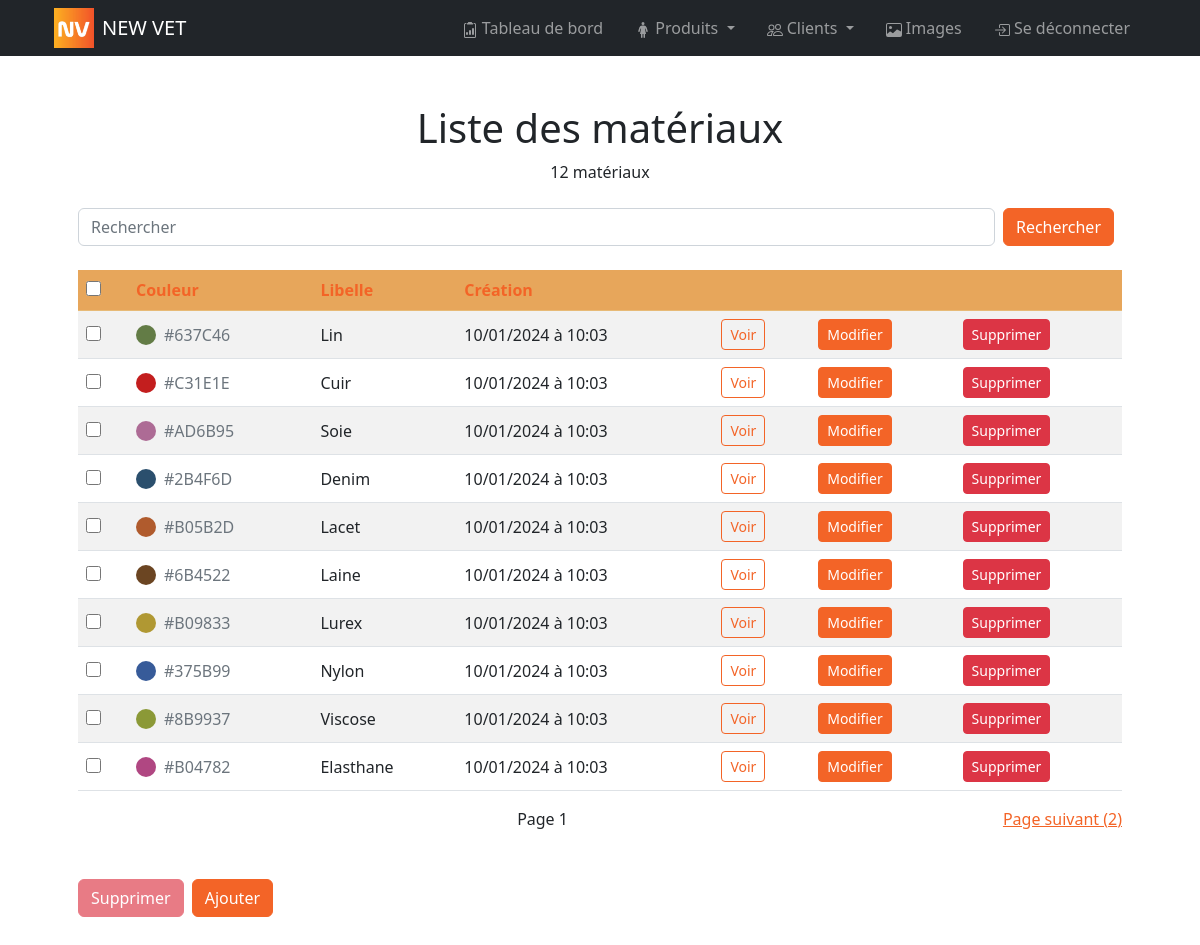
The page /bo/pages/materials/index.php (signed in) on the database its author committed.
### tables this page shows
CREATE TABLE material(
        slug VARCHAR (50) NOT NULL UNIQUE,
        libelle VARCHAR (50) NOT NULL,
        color VARCHAR (7) NOT NULL UNIQUE DEFAULT '#000000',
        is_deleted BOOLEAN NOT NULL DEFAULT 0,
        created_at DATETIME NOT NULL DEFAULT NOW(),
        CONSTRAINT material_PK PRIMARY KEY (slug)
);

### controllers/material.php (called while the page is built, shortened)
<?php
function getMaterials($search = null, $sort =  array(array('order' => 'ASC', 'order_by' => 'libelle')), $offset = null, $per_page = 10)
{
    $sql = "SELECT * FROM material";
    $sql .= " WHERE 1 = 1";
    $sql .= " AND is_deleted = 0";
    if ($sort) {
        $sql .= " ORDER BY ";
        foreach ($sort as $key => $value) {
            $sql .= "COALESCE(" . $value['order_by'] . ", 9999999) " . strtoupper($value['order']);
        }
    }
    if ($per_page) $sql .= " LIMIT :per_page";
    $params = array();
    if ($per_page) $params[":per_page"] = $per_page;
    $result = Database::queryAll($sql, $params);
    return $result['data'];
}
function getMaterialsCount($search = null)
{
    $sql = "SELECT COUNT(DISTINCT material.slug) as count FROM material";
    $sql .= " WHERE 1 = 1";
    $sql .= " AND is_deleted = 0";
    $params = array();
    $result = Database::queryOne($sql, $params);
    return $result['data']['count'];
}

### utils/database.php (called while the page is built, shortened)
<?php
class Database
{
    private static $dbHost = DB_HOST;
    private static $dbName = DB_NAME;
    private static $dbUser = DB_USER;
    private static $dbPass = DB_PASSWORD;
    private static $forcedStringParams = array(':email', ':password', ':token', ':code', ':name', ':libelle');
    private static $forcedIntParams = array(':per_page', ':offset', ':customer_id', ':admin_id');
    private static $forcedBoolParams = array(':is_deleted');
    private static $connection = null;
    private static function connect()
    {
        if (self::$connection === null) {
            try {
                self::$connection = new PDO("mysql:host=" . self::$dbHost . ";dbname=" . self::$dbName, self::$dbUser, self::$dbPass);
                self::$connection->setAttribute(PDO::ATTR_ERRMODE, PDO::ERRMODE_EXCEPTION);
            } catch (PDOException $e) {
                if (defined('APP_DEBUG') && APP_DEBUG) die("Erreur lors de la connexion à la base de données: " . $e->getMessage());
            }
        }
    }
    public static function queryAll(string $query, array $params = array())
    {
        $data = array();
        $success = true;
        $error = null;
        try {
            $statement = self::$connection->prepare($query);
            foreach ($params as $key => $value) {
                if (is_int($value) || in_array($key, self::$forcedIntParams)) {
                    $statement->bindValue($key, $value, PDO::PARAM_INT);
                } elseif (is_bool($value) || in_array($key, self::$forcedBoolParams)) {
                    $statement->bindValue($key, $value, PDO::PARAM_BOOL);
                } elseif (is_string($value) || in_array($key, self::$forcedStringParams)) {
                    $statement->bindValue($key, htmlspecialchars($value), PDO::PARAM_STR);
                } elseif (is_null($value)) {
                    $statement->bindValue($key, $value, PDO::PARAM_NULL);
                } else {
                    $statement->bindValue($key, $value);
                }
            }
            $statement->execute();
            $data = $statement->fetchAll(PDO::FETCH_ASSOC);
        } catch (PDOException $e) {
            $success = false;
            $error = $e->getMessage();
            self::handleError($query, $params, $error);
        }
        return array(
            'success' => $success,
            'data' => $data,
            'error' => $error
        );
    }
    public static function queryOne(string $query, array $params = array())
    {
        $data = array();
        $success = true;
        $error = null;
        try {
            $statement = self::$connection->prepare($query);
            $statement->execute();
            $data = $statement->fetch(PDO::FETCH_ASSOC);
        } catch (PDOException $e) {
            $success = false;
            $error = $e->getMessage();
            self::handleError($query, $params, $error);
        }
        return array(
            'success' => $success,
            'data' => $data,
            'error' => $error
        );
    }
}

### helpers/fr_datetime.php (called while the page is built)
<?php
function fr_datetime($inputDate) {
    $dateTime = new DateTime($inputDate);
    $formattedDate = $dateTime->format('d/m/Y à H:i');
    return $formattedDate;
}

### bo/pages/materials/index.php (the view, shortened to what this page needs)
<?php
include_once APP_PATH . "controllers/material.php";
include_once APP_PATH . "helpers/fr_datetime.php";
$search = isset($_GET['search']) ? $_GET['search'] : null;
$order_by = isset($_GET['order_by']) ? $_GET['order_by'] : 'created_at';
$order = isset($_GET['order']) && $_GET['order'] == 'desc' ? 'DESC' : 'ASC';
$page = isset($_GET['page']) ? $_GET['page'] : 1;
$new_order = $order == 'DESC' ? 'asc' : 'desc';
$sort = array(array('order' => $order, 'order_by' => $order_by));
$materials_count = getMaterialsCount($search);
$per_page = 10;
$offset = ($page - 1) * $per_page;
$maxPage = ceil($materials_count / $per_page);
$materials = getMaterials($search, $sort, $offset, $per_page);
?>
<!DOCTYPE html>
<html lang="fr">
<head>
    <link href="<?= APP_URL ?>bo/style/bootstrap.css" rel="stylesheet">
    <link href="<?= APP_URL ?>bo/style/main.css" rel="stylesheet">
</head>
<body>
    <?php include_once APP_PATH . "bo/partials/header.php"; ?>
    <div class="container p-4 p-lg-5">
        <h1 class="text-center">Liste des matériaux</h1>
        <p class="text-center"><?= $materials_count ?> <?php if ($materials_count == 1) : ?>matérial<?php endif; ?> matériaux</p>
        <form class="d-flex justify-content-between my-4" method="GET">
            <input class="form-control mr-sm-2" id="search" type="search" placeholder="Rechercher" aria-label="Search" name="search" value="<?= $search ?>">
            <button class="btn btn-primary mx-2 my-sm-0" type="submit">Rechercher</button>
        </form>
        <table class="table table-striped">
            <thead>
                <tr class="table-primary">
                    <th scope='col' colspan='1'><input type="checkbox" onclick="toggleAll()"></th>
                    <th scope='col'><a class="text-decoration-none" href="?search=<?= $search ?>&page=<?= $page ?>&order_by=color&order=<?= $new_order ?>">Couleur</a></th>
                    <th scope='col'><a class="text-decoration-none" href="?search=<?= $search ?>&page=<?= $page ?>&order_by=libelle&order=<?= $new_order ?>">Libelle</a></th>
                    <th scope='col'><a class="text-decoration-none" href="?search=<?= $search ?>&page=<?= $page ?>&order_by=created_at&order=<?= $new_order ?>">Création</a></th>
                    <th scope='col' colspan='3'>&nbsp;</th>
                </tr>
            </thead>
            <tbody>
                <?php
                foreach ($materials as $material) {
                ?>
                    <tr class="align-middle">
                        <td><input id="slug" type="checkbox" name="selected_materials[]" value="<?= $material['slug'] ?>"></td>
                        <td>
                            <div class="d-flex align-items-center gap-2">
                                <span style="background-color: <?= $material['color'] ?>; width: 20px; height: 20px; display: inline-block; border-radius: 50%; color; #fff"></span>
                                <span class="text-muted"><?= strtoupper($material['color']) ?></span>
                            </div>
                        </td>
                        <td><?= $material['libelle'] ?></td>
                        <td><?= fr_datetime($material['created_at']) ?></td>
                        <td><a href="<?= FRONT_URL ?>produits?materials=<?= $material['slug'] ?>" class="btn btn-outline-primary btn-sm" target="_blank">Voir</a></td>
                        <td><a href="<?= APP_URL ?>bo/pages/materials/modify_material.php?slug=<?= $material['slug'] ?>" class="btn btn-primary btn-sm">Modifier</a></td>
                        <td><a href="<?= APP_URL ?>/bo/pages/materials/delete_material.php?slug=<?= $material['slug'] ?>" class="btn btn-danger btn-sm">Supprimer</a></td>
                    </tr>
                <?php
                }
                ?>
            </tbody>
        </table>
        <div class="d-flex justify-content-between my-2">
            <?php if ($page > 1) : ?>
                <a href="?search=<?= $search ?>&page=<?= $page - 1 ?>&order_by=<?= $order_by ?>&order=<?= $order ?>">Page précédent (<?= $page - 1 ?>)</a>
            <?php else : ?>
                <span>&nbsp;</span>
            <?php endif; ?>
            <span>Page <?= $page ?></span>
            <?php if ($page < $maxPage) : ?>
                <a href="?search=<?= $search ?>&page=<?= $page + 1 ?>&order_by=<?= $order_by ?>&order=<?= $order ?>">Page suivant (<?= $page + 1 ?>)</a>
            <?php else : ?>
                <span>&nbsp;</span>
            <?php endif; ?>
        </div>
        <div class="d-flex justify-content-start gap-2 my-5">
            <button id="delete-material" class="btn btn-danger" disabled onclick="deleteSelectedMaterial()">Supprimer</button>
            <a href="<?= APP_URL ?>bo/pages/materials/create_material.php" class="btn btn-primary">Ajouter</a>
        </div>
    </div>
</body>
</html>

### bo/style/main.css (style rules this page uses)
:root { --primary: #F1452B; --secondary: #FEBD21; }
input[type="checkbox"] { accent-color: var(--primary); width: 15px; height: 15px; }

### rows shown on the page
material: color "#637C46", libelle "Lin", created_at "10/01/2024 à 10:03"
material: color "#C31E1E", libelle "Cuir", created_at "10/01/2024 à 10:03"
material: color "#AD6B95", libelle "Soie", created_at "10/01/2024 à 10:03"
material: color "#2B4F6D", libelle "Denim", created_at "10/01/2024 à 10:03"
material: color "#B05B2D", libelle "Lacet", created_at "10/01/2024 à 10:03"
material: color "#6B4522", libelle "Laine", created_at "10/01/2024 à 10:03"
material: color "#B09833", libelle "Lurex", created_at "10/01/2024 à 10:03"
material: color "#375B99", libelle "Nylon", created_at "10/01/2024 à 10:03"
material: color "#8B9937", libelle "Viscose", created_at "10/01/2024 à 10:03"
material: color "#B04782", libelle "Elasthane", created_at "10/01/2024 à 10:03"

### other values the page prints
APP_NAME "NEW VET"
$materials_count "12"
$page "1"
$page + 1 "2"
